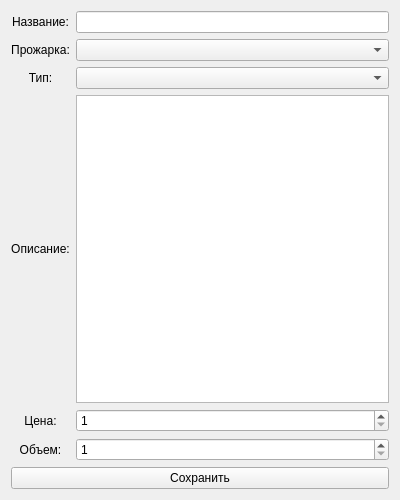
<?xml version="1.0" encoding="UTF-8"?>
<ui version="4.0">
 <class>AddEditCoffeeForm</class>
 <widget class="QWidget" name="AddEditCoffeeForm">
  <property name="geometry">
   <rect>
    <x>0</x>
    <y>0</y>
    <width>400</width>
    <height>500</height>
   </rect>
  </property>
  <property name="windowTitle">
   <string>Form</string>
  </property>
  <layout class="QGridLayout" name="gridLayout">
   <item row="0" column="0">
    <widget class="QLabel" name="label">
     <property name="text">
      <string>Название:</string>
     </property>
     <property name="alignment">
      <set>Qt::AlignmentFlag::AlignCenter</set>
     </property>
    </widget>
   </item>
   <item row="0" column="1">
    <widget class="QLineEdit" name="nameEdit"/>
   </item>
   <item row="1" column="0">
    <widget class="QLabel" name="label_2">
     <property name="text">
      <string>Прожарка:</string>
     </property>
     <property name="alignment">
      <set>Qt::AlignmentFlag::AlignCenter</set>
     </property>
    </widget>
   </item>
   <item row="1" column="1">
    <widget class="QComboBox" name="roastingBox"/>
   </item>
   <item row="2" column="0">
    <widget class="QLabel" name="label_3">
     <property name="font">
      <font>
       <strikeout>false</strikeout>
      </font>
     </property>
     <property name="text">
      <string>Тип:</string>
     </property>
     <property name="alignment">
      <set>Qt::AlignmentFlag::AlignCenter</set>
     </property>
    </widget>
   </item>
   <item row="2" column="1">
    <widget class="QComboBox" name="typeBox"/>
   </item>
   <item row="3" column="0">
    <widget class="QLabel" name="label_4">
     <property name="text">
      <string>Описание:</string>
     </property>
     <property name="alignment">
      <set>Qt::AlignmentFlag::AlignCenter</set>
     </property>
    </widget>
   </item>
   <item row="4" column="0">
    <widget class="QLabel" name="label_5">
     <property name="text">
      <string>Цена:</string>
     </property>
     <property name="alignment">
      <set>Qt::AlignmentFlag::AlignCenter</set>
     </property>
    </widget>
   </item>
   <item row="4" column="1">
    <widget class="QSpinBox" name="costBox">
     <property name="minimum">
      <number>1</number>
     </property>
     <property name="maximum">
      <number>100000</number>
     </property>
    </widget>
   </item>
   <item row="5" column="0">
    <widget class="QLabel" name="label_6">
     <property name="text">
      <string>Объем:</string>
     </property>
     <property name="alignment">
      <set>Qt::AlignmentFlag::AlignCenter</set>
     </property>
    </widget>
   </item>
   <item row="5" column="1">
    <widget class="QSpinBox" name="volumeBox">
     <property name="minimum">
      <number>1</number>
     </property>
     <property name="maximum">
      <number>100000</number>
     </property>
    </widget>
   </item>
   <item row="6" column="0" colspan="2">
    <widget class="QPushButton" name="saveBtn">
     <property name="text">
      <string>Сохранить</string>
     </property>
    </widget>
   </item>
   <item row="3" column="1">
    <widget class="QPlainTextEdit" name="descEdit"/>
   </item>
  </layout>
 </widget>
 <resources/>
 <connections/>
</ui>
